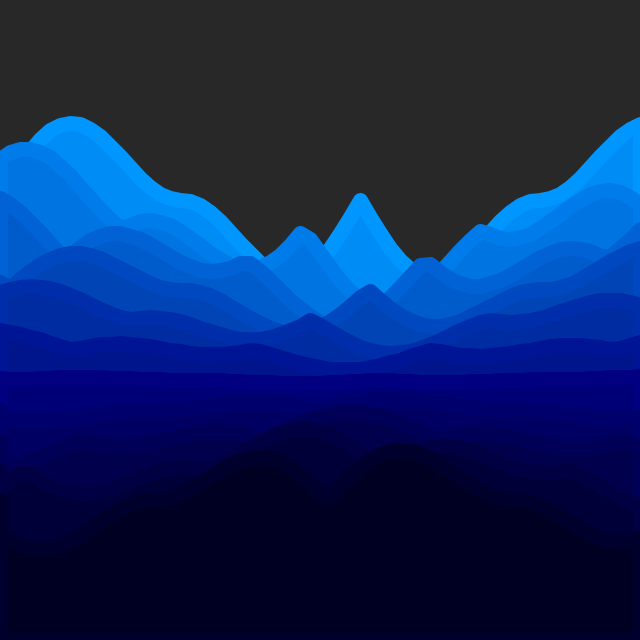
Frame 1 (no input)
Frame 60 (the mouse pressed at the canvas centre just before this capture): identical to frame 1, image omitted
Frame 120 (the mouse held since frame 60 and released just before this capture): identical to frame 1, image omitted

The Processing sketch that drew this single still picture (run headless with seeded random() and noise(); from frame 60 on, the mouse is pressed at the canvas centre):

// Processing sketch: processing_179344
// ── processing_179344.pde

void setup() {
  size(640, 640);
  strokeWeight(15);
  strokeJoin(ROUND);
}

void draw() {
  background(40);
  for(int i = 0; i <= 10; i++){
    float y = i*30;
    fill(0, map(i, 0, 5, 140, 20), map(i, 0, 5, 245, 140));
    stroke(0, map(i, 0, 5, 150, 20), map(i, 0, 5, 255, 150));
    beginShape();
    vertex(0, 200+y);
    for(int q = 0; q <= width; q+=10){
      float y2 = 200+y-abs(sin(radians(q)+i))*cos(radians(i+q/2))*map(i, 0, 5, 100, 20);
      vertex(q, y2);
    }
    vertex(width, height);
    vertex(0, height);
    endShape(CLOSE);
  }
}
